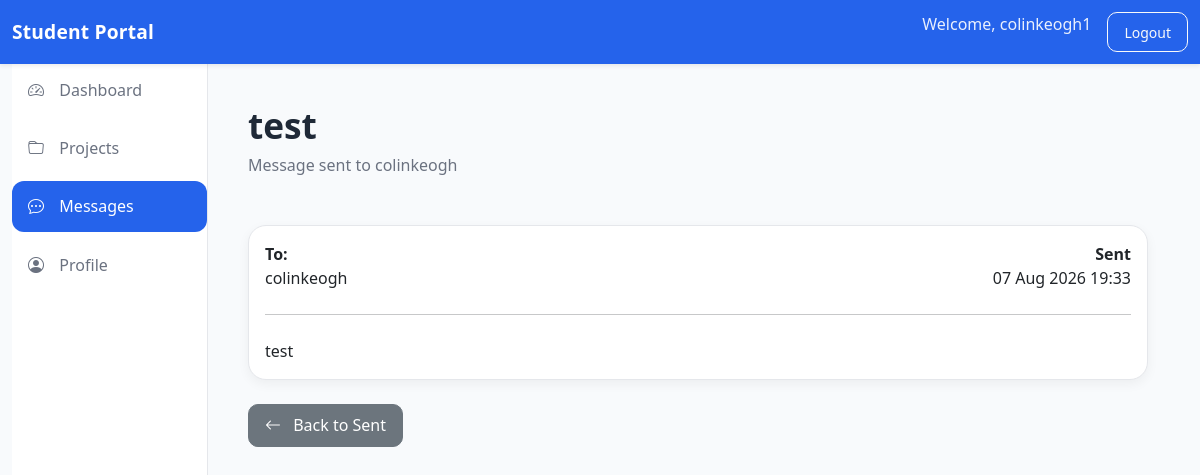
The app's page /messaging/18/ (signed in) with its own data.
### accounts/models.py (models this page shows)
class CustomUser(AbstractUser):
    pass

### messaging/models.py (models this page shows, shortened)
class Message(models.Model):
    sender = models.ForeignKey(
        settings.AUTH_USER_MODEL,
        on_delete=models.CASCADE,
        related_name="sent_messages",
    )
    recipient = models.ForeignKey(
        settings.AUTH_USER_MODEL,
        on_delete=models.CASCADE,
        related_name="received_messages",
    )
    subject = models.CharField(
        max_length=200,
    )
    body = models.TextField()
    sent_at = models.DateTimeField(
        auto_now_add=True,
    )
    is_read = models.BooleanField(
        default=False,
    )
    is_archived = models.BooleanField(
        default=False,
    )
    class Meta:
        ordering = ["-sent_at"]

### messaging/views.py (the view)
@login_required
def message_detail(request, pk):
    message = get_object_or_404(
        Message.objects.filter(
            Q(recipient=request.user) |
            Q(sender=request.user)
        ),
        pk=pk,
    )
    is_sender = message.sender == request.user
    if not is_sender and not message.is_read:
        message.is_read = True
        message.save()
    return render(
        request,
        "messaging/message_detail.html",
        {
            "message": message,
            "is_sender": is_sender,
        },
    )

### messaging/templates/messaging/message_detail.html (shortened to what this page needs)
{% extends "base.html" %}
{% block content %}
<div class="mb-5">
    <h1>{{ message.subject }}</h1>
    <p class="text-muted mb-0">
        {% if is_sender %}
            Message sent to {{ message.recipient.username }}
        {% else %}
            Message received from {{ message.sender.username }}
        {% endif %}
    </p>
</div>
<div class="card mb-4">
    <div class="card-body">
        <div class="row mb-4">
            <div class="col-md-6">
                {% if is_sender %}
                    <strong>To:</strong><br>
                    {{ message.recipient.username }}
                {% else %}
                    <strong>From:</strong><br>
                    {{ message.sender.username }}
                {% endif %}
            </div>
            <div class="col-md-6 text-md-end">
                <strong>Sent</strong><br>
                {{ message.sent_at|date:"d M Y H:i" }}
            </div>
        </div>
        <hr>
        <div class="mt-4">
            {{ message.body|linebreaks }}
        </div>
    </div>
</div>
<div class="d-flex flex-wrap gap-2">
    {% if is_sender %}
        <a
            href="{% url 'messaging:sent' %}"
            class="btn btn-secondary">
            <i class="bi bi-arrow-left me-2"></i>
            Back to Sent
        </a>
    {% endif %}
</div>
{% endblock %}

### templates/includes/navbar.html (shortened to what this page needs)
<nav class="navbar navbar-expand-lg navbar-dark bg-primary shadow-sm">
    <div class="container-fluid">
        <a
            class="navbar-brand fw-bold"
            href="{% url 'dashboard:home' %}">
            Student Portal
        </a>
        <div
            class="collapse navbar-collapse"
            id="navbarNav">
            <ul class="navbar-nav ms-auto">
                {% if user.is_authenticated %}
                    <li class="nav-item">
                        <span class="navbar-text me-3">
                            Welcome, {{ user.username }}
                        </span>
                    </li>
                    <li class="nav-item">
                        <form
                            method="post"
                            action="{% url 'logout' %}">
                            <button
                                type="submit"
                                class="btn btn-outline-light btn-sm">
                                Logout
                            </button>
                        </form>
                    </li>
                {% endif %}
            </ul>
        </div>
    </div>
</nav>

### static/css/style.css (style rules this page uses)
:root { --primary: #2563eb; --primary-light: #dbeafe; --background: #f8fafc; --card: #ffffff; --border: #e5e7eb; --text: #1f2937; --text-muted: #6b7280; }
html, body { height: 100%; }
body { background: var(--background); color: var(--text); font-family: "Segoe UI", Tahoma, Geneva, Verdana, sans-serif; margin: 0; }
.navbar { min-height: 64px; background: var(--primary) !important; box-shadow: 0 2px 12px rgba(0,0,0,.08); }
.navbar-brand { font-size: 1.2rem; font-weight: 600; letter-spacing: .2px; }
.navbar-text { color: rgba(255,255,255,.9); }
.content-wrapper h1 { font-size: 2.2rem; font-weight: 600; margin-bottom: .4rem; border: none; padding: 0; }
.text-muted { color: var(--text-muted) !important; }
.card { background: white; border: 1px solid var(--border); border-radius: 18px; box-shadow: 0 4px 12px rgba(0,0,0,.05); transition: transform .25s, box-shadow .25s, border-color .25s; }
.card p { margin-bottom: 0; }
.btn { border-radius: 10px; padding: .55rem 1rem; font-weight: 500; }

### records on screen
CustomUser: username "colinkeogh1"
Message: subject "test", recipient.username "colinkeogh", sent_at "07 Aug 2026 19:33", body "test"
